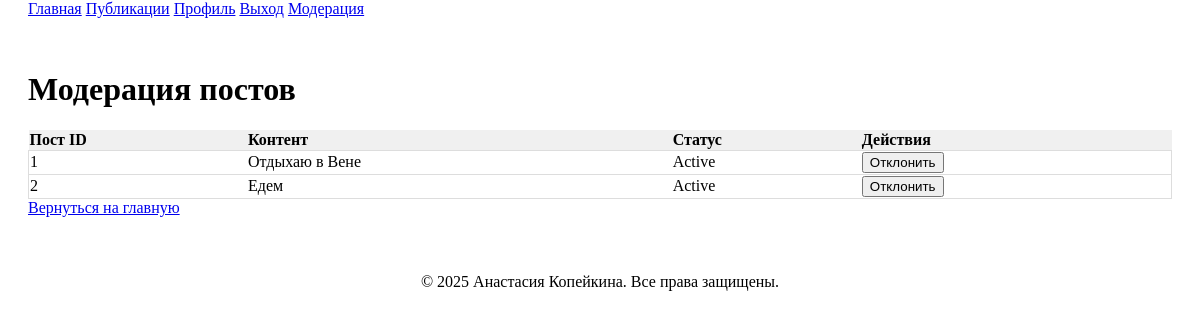
The app's page /moderate (signed in), older data.
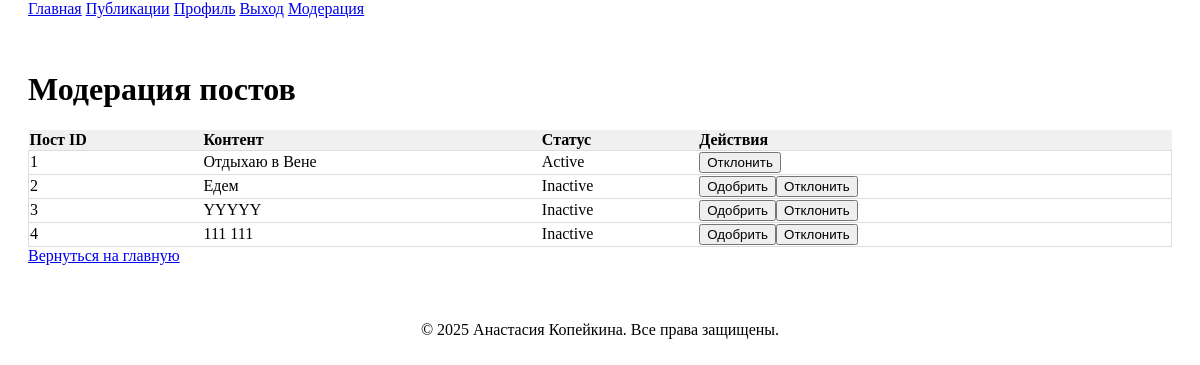
The same page, newer data.
### application/models.py (models this page shows, shortened)
class Post(db.Model):
    id = db.Column(db.Integer, primary_key=True)
    user_id = db.Column(db.Integer, db.ForeignKey('user.id'), nullable=False)
    content_text = db.Column(db.Text, nullable=True)
    file_path = db.Column(db.String(255), nullable=True)
    file_type = db.Column(db.String(10), nullable=False)  # 'image', 'video', or 'none'
    created_at = db.Column(db.DateTime, default=datetime.now)
    updated_at = db.Column(db.DateTime, default=datetime.now, onupdate=datetime.now)
    is_active = db.Column(db.Boolean, default=True)
    likes = db.relationship('Like', backref='post', lazy=True)
    comments = db.relationship('Comment', backref='post', lazy=True)

### application/views/moderation.py (the view)
@moderation_bp.route("/moderate",methods=["GET"])
@login_required
@moderator_required('moderator')
def moderate_posts():
    posts=Post.query.all() # Получаем все посты для модерации
    return render_template("moderate_posts.html",posts=posts)

### application/templates/moderate_posts.html (shortened to what this page needs)
{% extends 'base.html' %}
{% block content %}
<h1>Модерация постов</h1>
<table style='width:100%; border-collapse: collapse;'>
   <tr style='background-color: #f0f0f0; text-align: left;'>
       <th>Пост ID</th>
       <th>Контент</th>
       <th>Статус</th>
       <th>Действия</th>
   </tr>
   {% for post in posts %}
   <tr style='border: 1px solid #ddd;'>
       <td>{{ post.id }}</td>
       <td>{{ post.content_text }}</td>
       <td>{{ 'Active' if post.is_active else 'Inactive' }}</td>
       <td style='display:flex;'>
           {% if not post.is_active %}
           <form action="{{ url_for('moderation.approve_post', post_id=post.id) }}" method='POST'>
               <button type='submit' class='ant-btn ant-btn-primary'>Одобрить</button></form>{% endif %}
           <form action="{{ url_for('moderation.reject_post', post_id=post.id) }}" method='POST'>
               <button type='submit' class='ant-btn ant-btn-danger'>Отклонить</button></form></td></tr>{% endfor %}
   </table>
<a href="{{ url_for('index') }}" class='ant-btn ant-btn-default'>Вернуться на главную</a>
{% endblock %}

Row changes from the older to the newer data that the page shows:
changed Post "Едем": is_active "Active" → "Inactive"; now shows "Одобрить"
added Post: id "3", content_text "YYYYY", is_active "Inactive"
added Post: id "4", content_text "111 111", is_active "Inactive"
